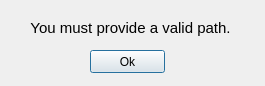
<?xml version="1.0" encoding="UTF-8"?>
<ui version="4.0">
 <class>Dialog</class>
 <widget class="QDialog" name="Dialog">
  <property name="geometry">
   <rect>
    <x>0</x>
    <y>0</y>
    <width>265</width>
    <height>86</height>
   </rect>
  </property>
  <property name="minimumSize">
   <size>
    <width>265</width>
    <height>86</height>
   </size>
  </property>
  <property name="maximumSize">
   <size>
    <width>265</width>
    <height>86</height>
   </size>
  </property>
  <property name="windowTitle">
   <string>Minecraft Map Gen</string>
  </property>
  <property name="windowIcon">
   <iconset>
    <normaloff>../assets/icon.ico</normaloff>../assets/icon.ico</iconset>
  </property>
  <widget class="QLabel" name="label">
   <property name="geometry">
    <rect>
     <x>0</x>
     <y>20</y>
     <width>261</width>
     <height>16</height>
    </rect>
   </property>
   <property name="font">
    <font>
     <pointsize>11</pointsize>
     <weight>50</weight>
     <italic>false</italic>
     <bold>false</bold>
    </font>
   </property>
   <property name="text">
    <string>You must provide a valid path.</string>
   </property>
   <property name="alignment">
    <set>Qt::AlignCenter</set>
   </property>
  </widget>
  <widget class="QPushButton" name="ok">
   <property name="geometry">
    <rect>
     <x>90</x>
     <y>50</y>
     <width>75</width>
     <height>23</height>
    </rect>
   </property>
   <property name="text">
    <string>Ok</string>
   </property>
  </widget>
 </widget>
 <resources/>
 <connections>
  <connection>
   <sender>ok</sender>
   <signal>clicked()</signal>
   <receiver>Dialog</receiver>
   <slot>accept()</slot>
   <hints>
    <hint type="sourcelabel">
     <x>147</x>
     <y>161</y>
    </hint>
    <hint type="destinationlabel">
     <x>199</x>
     <y>104</y>
    </hint>
   </hints>
  </connection>
 </connections>
</ui>
